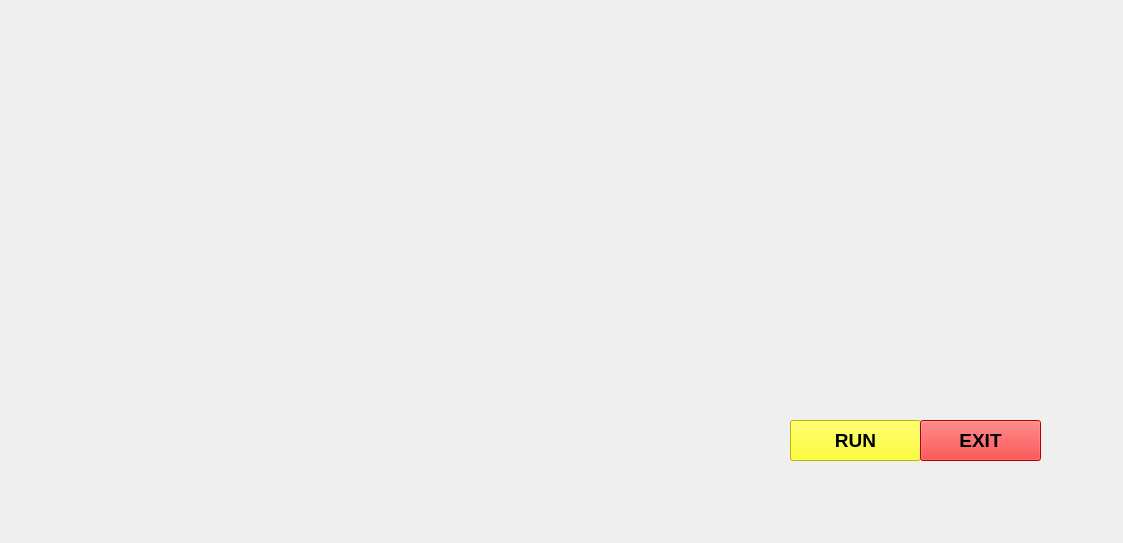
<?xml version="1.0" encoding="UTF-8"?>
<ui version="4.0">
 <class>MainWindow</class>
 <widget class="QMainWindow" name="MainWindow">
  <property name="geometry">
   <rect>
    <x>0</x>
    <y>0</y>
    <width>1123</width>
    <height>543</height>
   </rect>
  </property>
  <property name="windowTitle">
   <string>MainWindow</string>
  </property>
  <widget class="QWidget" name="centralwidget">
   <widget class="QLabel" name="label">
    <property name="geometry">
     <rect>
      <x>10</x>
      <y>30</y>
      <width>1121</width>
      <height>551</height>
     </rect>
    </property>
    <property name="text">
     <string/>
    </property>
    <property name="pixmap">
     <pixmap>../../../../WALLPAPERS/pythonpics/7LP8.gif</pixmap>
    </property>
    <property name="scaledContents">
     <bool>true</bool>
    </property>
   </widget>
   <widget class="QPushButton" name="pushButton">
    <property name="geometry">
     <rect>
      <x>790</x>
      <y>420</y>
      <width>131</width>
      <height>41</height>
     </rect>
    </property>
    <property name="font">
     <font>
      <pointsize>14</pointsize>
      <weight>75</weight>
      <bold>true</bold>
     </font>
    </property>
    <property name="styleSheet">
     <string notr="true">background-color: rgb(255, 0, 0);
background-color: rgb(255, 255, 0);</string>
    </property>
    <property name="text">
     <string>RUN</string>
    </property>
   </widget>
   <widget class="QPushButton" name="pushButton_2">
    <property name="geometry">
     <rect>
      <x>920</x>
      <y>420</y>
      <width>121</width>
      <height>41</height>
     </rect>
    </property>
    <property name="font">
     <font>
      <pointsize>14</pointsize>
      <weight>75</weight>
      <bold>true</bold>
     </font>
    </property>
    <property name="styleSheet">
     <string notr="true">background-color: rgb(255, 0, 0);</string>
    </property>
    <property name="text">
     <string>EXIT</string>
    </property>
   </widget>
   <widget class="QLabel" name="label_2">
    <property name="geometry">
     <rect>
      <x>26</x>
      <y>22</y>
      <width>451</width>
      <height>81</height>
     </rect>
    </property>
    <property name="text">
     <string/>
    </property>
    <property name="pixmap">
     <pixmap>../../../../WALLPAPERS/pythonpics/T8bahf.gif</pixmap>
    </property>
    <property name="scaledContents">
     <bool>true</bool>
    </property>
   </widget>
   <widget class="QTextBrowser" name="textBrowser">
    <property name="geometry">
     <rect>
      <x>600</x>
      <y>10</y>
      <width>256</width>
      <height>71</height>
     </rect>
    </property>
    <property name="font">
     <font>
      <family>Nirmala UI</family>
      <pointsize>16</pointsize>
      <weight>75</weight>
      <bold>true</bold>
     </font>
    </property>
    <property name="styleSheet">
     <string notr="true">background-color: transparent;
border: none;</string>
    </property>
   </widget>
   <widget class="QTextBrowser" name="textBrowser_2">
    <property name="geometry">
     <rect>
      <x>850</x>
      <y>10</y>
      <width>256</width>
      <height>71</height>
     </rect>
    </property>
    <property name="font">
     <font>
      <family>Nirmala UI</family>
      <pointsize>16</pointsize>
      <weight>75</weight>
      <bold>true</bold>
     </font>
    </property>
    <property name="styleSheet">
     <string notr="true">background-color: transparent;
border: none;</string>
    </property>
   </widget>
  </widget>
 </widget>
 <resources/>
 <connections/>
</ui>
